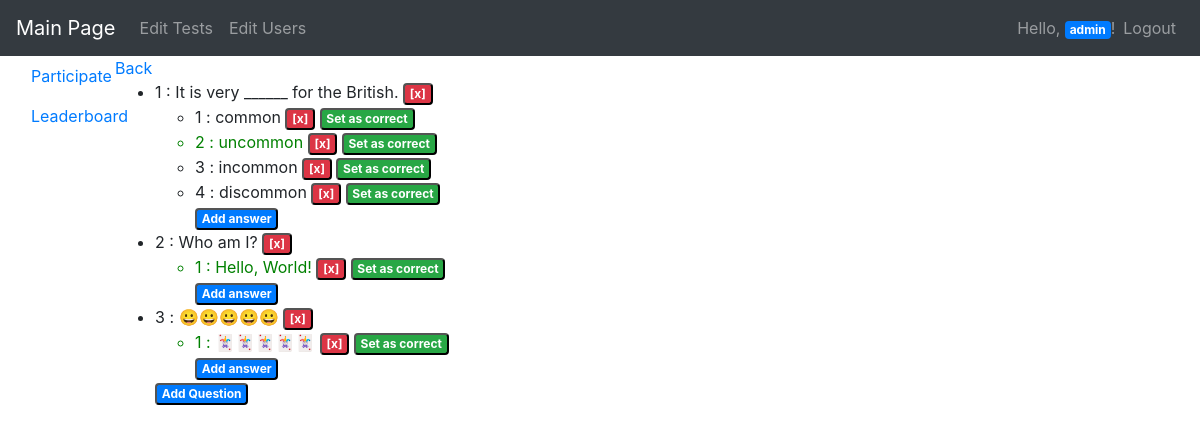
The app's page /admin/test/2 (signed in) with its own data.
### orm.py (models this page shows)
class BaseModel(Model):
    class Meta:
        database = db

class Question(BaseModel):
    number = IntegerField()
    content = TextField()
    correct_answer = IntegerField()
    test = ForeignKeyField(Test, backref="questions")

class Answer(BaseModel):
    number = IntegerField()
    content = TextField()
    question = ForeignKeyField(Question, backref="answers")

### app.py (the view)
    def wrapper(*args, **kwargs):
        if 'user' in session:
            if session['user'] in users:
                return func(*args, **kwargs)
        return redirect(url_for("page_access_denied"))

### app.py (called while the page is built)
@app.before_request
def before_request():
    db.connect()

@app.after_request
def after_request(response):
    db.close()
    return response

def is_restricted(func, users=None):
    if users is None:
        users = ['admin']
    def wrapper(*args, **kwargs):
        if 'user' in session:
            if session['user'] in users:
                return func(*args, **kwargs)
        return redirect(url_for("page_access_denied"))
    wrapper.__name__ = func.__name__
    return wrapper

@app.route('/admin/test/<int:ident>')
@is_restricted
def page_admin_edit_test(ident):
    questions = Test.get_by_id(ident).questions
    return render_template("p_admin_test_edit.html", model=questions, id=ident)

### templates/p_admin_test_edit.html (shortened to what this page needs)
{% extends "bootstrap/base.html" %}
{% block content %}
    <a href="{{ url_for("page_admin_tests") }}">Back</a>
    <div class="left">
        <ul>
            {% for i in model %}
                <li>
                    <span class="id"> {{ i.number }} : </span>{{ i.content }}
                    <button class="badge badge-danger remove_question">[x]</button>
                    <ul>
                        {% for j in i.answers %}
                            <li {% if i.correct_answer == j.number %} style="color:green;" {% endif %}>
                                <span class="id"> {{ j.number }} : </span>{{ j.content }}
                                <button class="badge badge-danger remove_answer">[x]</button>
                                <button class="badge badge-success correct_answer">Set as correct</button>
                            </li>
                        {% endfor %}
                        <li style="list-style-type: none"><button class="badge badge-primary add_answer">Add answer</button></li>
                    </ul>
                </li>
            {% endfor %}
            <li style="list-style-type: none"><button class="badge badge-primary" id="add_question">Add Question</button></li>
        </ul>
    </div>
{% endblock %}

### records on screen
Question: number "1", content "It is very ______ for the British."
Answer: number "1", content "common"
Answer: number "2", content "uncommon"
Answer: number "3", content "incommon"
Answer: number "4", content "discommon"
Question: number "2", content "Who am I?"
Answer: number "1", content "Hello, World!"
Question: number "3", content "😀😀😀😀😀"
Answer: number "1", content "🃏🃏🃏🃏🃏"

### other values on screen
{{ session['user'] }} "admin"
